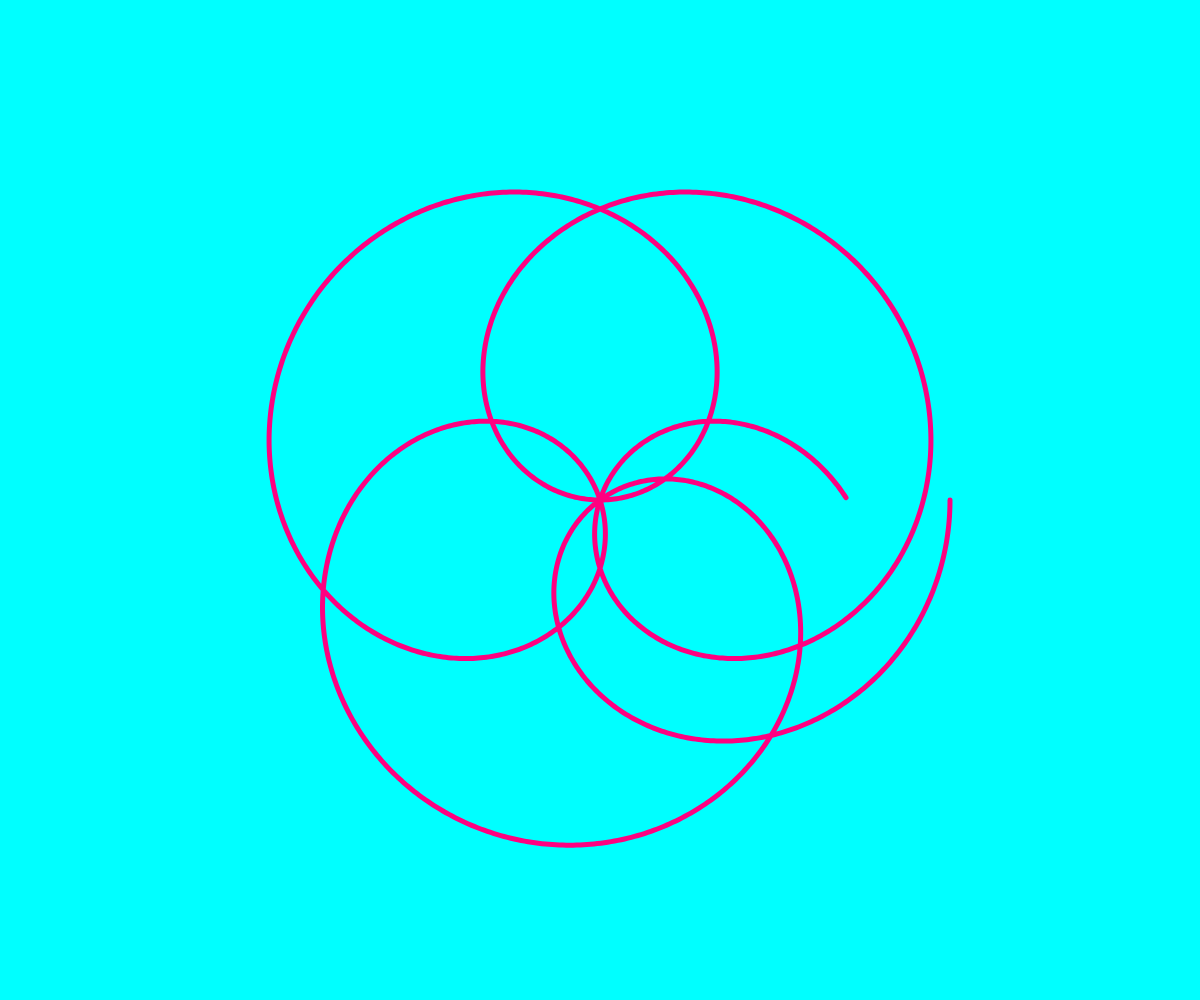
Frame 1 (no input)
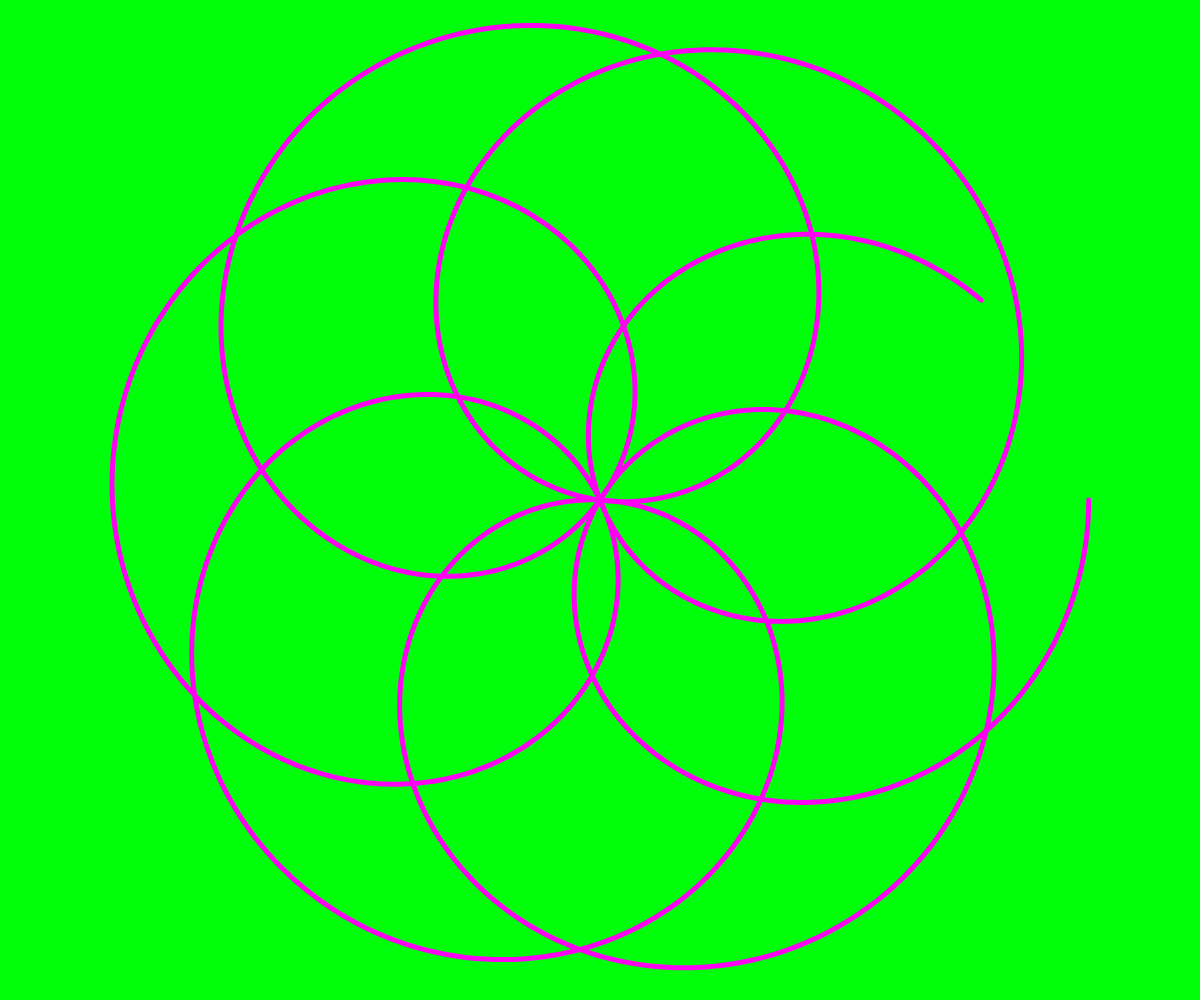
Frame 60 (no input)
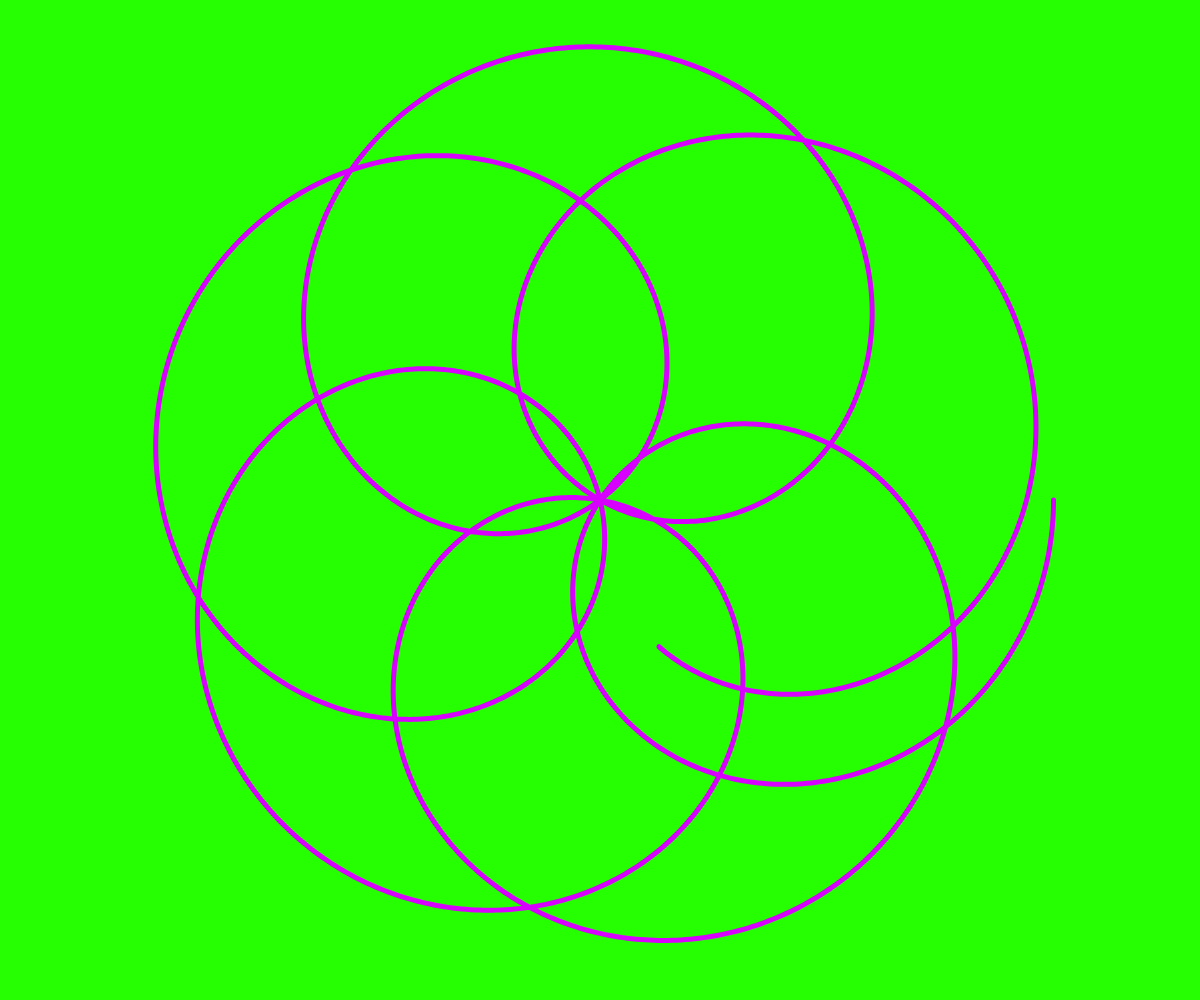
Frame 120 (the mouse pressed at the canvas centre since frame 60)

The p5.js sketch that drew these frames (run headless with seeded random() and noise() and a simulated clock; from frame 60 on, the mouse is pressed at the canvas centre):

// p5.js sketch
// ── sketch.js
var d = 8;
var n = 5;
var offset = 1;
var mapRange = 3;
var sliderD;
var sliderN;
var angle = 0;

var oldMillis = 0;
var counter = 0;

var colour = [255, 0, 0];
var ascending = [false, false, false];

function setup() {
	createCanvas(windowWidth, windowHeight);
	sliderD = createSlider(1, 4, 1, 0.1);
	sliderN = createSlider(1, 6, 3, 0.1);
}

function draw() {
	offset = sliderD.value();
	mapRange = sliderN.value();
	k = n / d;
	background(255 - colour[0], 255 - colour[1], 255 - colour[2]);
	translate(width/2, height/2);
	
	//showInfo();
	
	n = map(sin(angle), 1, -1, mapRange, 1);
	d = n + offset;
	
	colourChangeBreathe();
	
	beginShape();
	stroke(colour[0], colour[1], colour[2]);
	noFill();
	strokeWeight(5);
	for (let a = 0; a < TWO_PI * d; a += 0.01) {
		let r = map(sin(angle), 1, -1, 500, 200) * cos(k * a);
		let x = r * cos(a);
		let y = r * sin(a);
		vertex(x, y);
	}
	endShape();
	
	angle += 0.02;
}

function showInfo() {
	textSize(50);
	text("k = " + round(n*10)/10 + "/" + round(d*10)/10, -width/2.5, -height/2.5 + 60);
	text(counter, -width/2.5, -height/2.5);
}

function colourChangeBreathe() {
	var colourVal = map(sin(angle), 1, -1, 255, 0);
	if (colourVal > 254 || colourVal < 1) {
		if ((millis() - oldMillis) > 500) {
			if (counter < 5) {
				counter++;
			} else {
				counter = 0;
			}
			oldMillis = millis();
		}
	}
	
	
	switch(counter) {
		case 0:
			colour[2] = colourVal; //Blue up
			break;
		case 1:
			colour[0] = colourVal; //Red down
			break;
		case 2:
			colour[1] = colourVal; //Green up
			break;
		case 3:
			colour[2] = colourVal; //Blue down
			break;
		case 4:
			colour[0] = colourVal; //Red up
			break;
		case 5:
			colour[1] = colourVal; //Green down
			break;
	}
}
